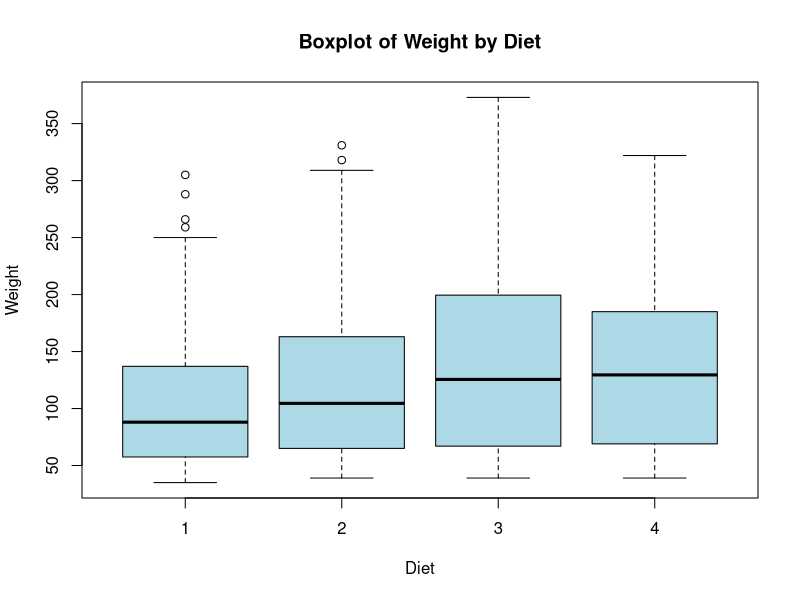
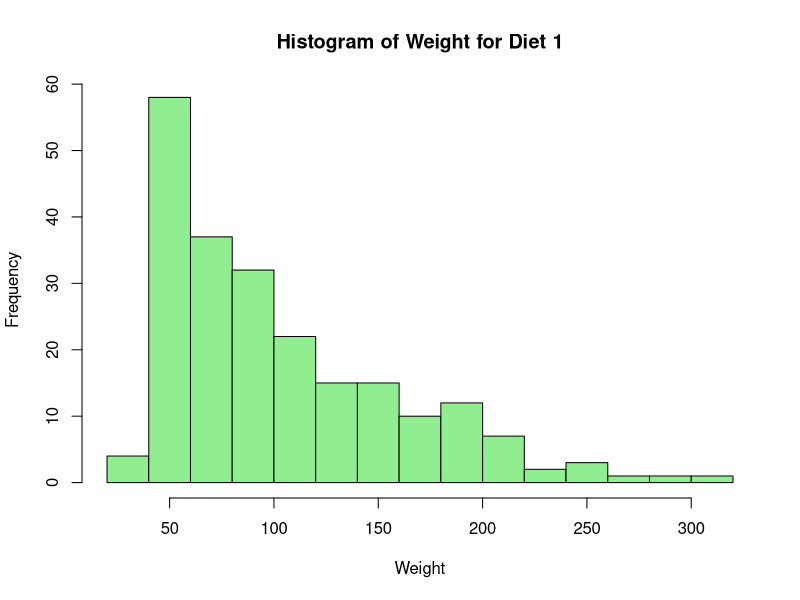
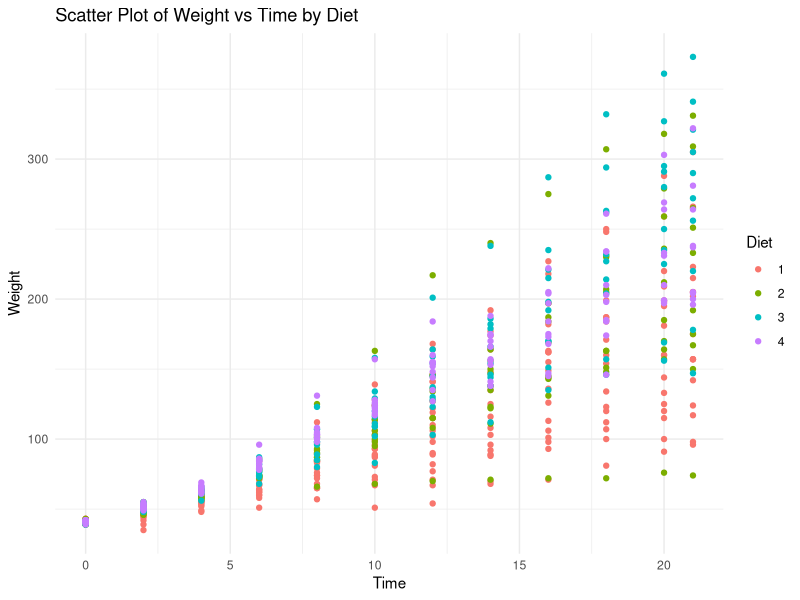

Write R code to recreate these figures, in order.
data("ChickWeight")
df <- ChickWeight
boxplot(weight ~ Diet, data = df,
        main = "Boxplot of Weight by Diet",
        xlab = "Diet",
        ylab = "Weight",
        col = "lightblue")
hist(df$weight[df$Diet == 1],
     main = "Histogram of Weight for Diet 1",
     xlab = "Weight",
     col = "lightgreen",
     breaks = 10)
library(ggplot2)
ggplot(df, aes(x = Time, y = weight, color = as.factor(Diet))) +
  geom_point() +
  labs(title = "Scatter Plot of Weight vs Time by Diet",
       x = "Time",
       y = "Weight",
       color = "Diet") +
  theme_minimal()
